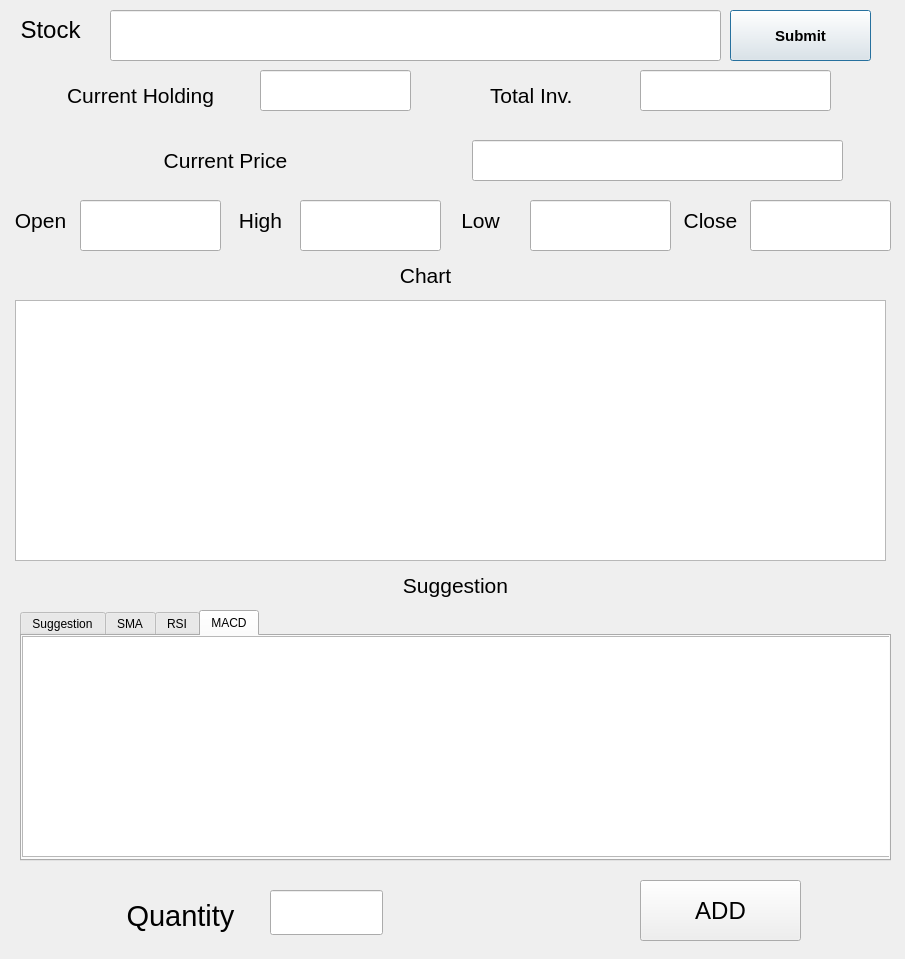
<?xml version="1.0" encoding="UTF-8"?>
<ui version="4.0">
 <class>add_window</class>
 <widget class="QDialog" name="add_window">
  <property name="geometry">
   <rect>
    <x>0</x>
    <y>0</y>
    <width>905</width>
    <height>959</height>
   </rect>
  </property>
  <property name="windowTitle">
   <string>Dialog</string>
  </property>
  <widget class="QLabel" name="Stock">
   <property name="geometry">
    <rect>
     <x>-30</x>
     <y>10</y>
     <width>161</width>
     <height>41</height>
    </rect>
   </property>
   <property name="autoFillBackground">
    <bool>false</bool>
   </property>
   <property name="text">
    <string>&lt;html&gt;&lt;head/&gt;&lt;body&gt;&lt;p&gt;&lt;span style=&quot; font-size:18pt;&quot;&gt;Stock&lt;/span&gt;&lt;/p&gt;&lt;/body&gt;&lt;/html&gt;</string>
   </property>
   <property name="alignment">
    <set>Qt::AlignCenter</set>
   </property>
  </widget>
  <widget class="QLineEdit" name="Stock_name">
   <property name="geometry">
    <rect>
     <x>110</x>
     <y>10</y>
     <width>611</width>
     <height>51</height>
    </rect>
   </property>
   <property name="font">
    <font>
     <family>MS Shell Dlg 2</family>
     <pointsize>14</pointsize>
     <weight>50</weight>
     <bold>false</bold>
    </font>
   </property>
   <property name="autoFillBackground">
    <bool>false</bool>
   </property>
   <property name="text">
    <string/>
   </property>
   <property name="alignment">
    <set>Qt::AlignLeading|Qt::AlignLeft|Qt::AlignVCenter</set>
   </property>
  </widget>
  <widget class="QPushButton" name="Submit">
   <property name="geometry">
    <rect>
     <x>730</x>
     <y>10</y>
     <width>141</width>
     <height>51</height>
    </rect>
   </property>
   <property name="sizePolicy">
    <sizepolicy hsizetype="Expanding" vsizetype="Expanding">
     <horstretch>0</horstretch>
     <verstretch>0</verstretch>
    </sizepolicy>
   </property>
   <property name="font">
    <font>
     <pointsize>11</pointsize>
     <weight>75</weight>
     <bold>true</bold>
    </font>
   </property>
   <property name="text">
    <string>Submit</string>
   </property>
  </widget>
  <widget class="QLabel" name="label_2">
   <property name="geometry">
    <rect>
     <x>30</x>
     <y>80</y>
     <width>221</width>
     <height>31</height>
    </rect>
   </property>
   <property name="font">
    <font>
     <pointsize>16</pointsize>
    </font>
   </property>
   <property name="text">
    <string>Current Holding</string>
   </property>
   <property name="alignment">
    <set>Qt::AlignCenter</set>
   </property>
  </widget>
  <widget class="QLineEdit" name="Current_holding">
   <property name="geometry">
    <rect>
     <x>260</x>
     <y>70</y>
     <width>151</width>
     <height>41</height>
    </rect>
   </property>
   <property name="font">
    <font>
     <pointsize>16</pointsize>
    </font>
   </property>
   <property name="text">
    <string/>
   </property>
  </widget>
  <widget class="QLabel" name="label_3">
   <property name="geometry">
    <rect>
     <x>70</x>
     <y>140</y>
     <width>311</width>
     <height>41</height>
    </rect>
   </property>
   <property name="font">
    <font>
     <pointsize>16</pointsize>
    </font>
   </property>
   <property name="text">
    <string>Current Price</string>
   </property>
   <property name="alignment">
    <set>Qt::AlignCenter</set>
   </property>
  </widget>
  <widget class="QLineEdit" name="Curr_price">
   <property name="geometry">
    <rect>
     <x>472</x>
     <y>140</y>
     <width>371</width>
     <height>41</height>
    </rect>
   </property>
   <property name="font">
    <font>
     <pointsize>14</pointsize>
    </font>
   </property>
   <property name="alignment">
    <set>Qt::AlignCenter</set>
   </property>
  </widget>
  <widget class="QLabel" name="label_4">
   <property name="geometry">
    <rect>
     <x>-10</x>
     <y>200</y>
     <width>101</width>
     <height>41</height>
    </rect>
   </property>
   <property name="font">
    <font>
     <pointsize>16</pointsize>
    </font>
   </property>
   <property name="text">
    <string>Open</string>
   </property>
   <property name="alignment">
    <set>Qt::AlignCenter</set>
   </property>
  </widget>
  <widget class="QLineEdit" name="Open">
   <property name="geometry">
    <rect>
     <x>80</x>
     <y>200</y>
     <width>141</width>
     <height>51</height>
    </rect>
   </property>
   <property name="font">
    <font>
     <pointsize>14</pointsize>
    </font>
   </property>
   <property name="text">
    <string/>
   </property>
   <property name="alignment">
    <set>Qt::AlignCenter</set>
   </property>
  </widget>
  <widget class="QLineEdit" name="High">
   <property name="geometry">
    <rect>
     <x>300</x>
     <y>200</y>
     <width>141</width>
     <height>51</height>
    </rect>
   </property>
   <property name="font">
    <font>
     <pointsize>14</pointsize>
    </font>
   </property>
   <property name="alignment">
    <set>Qt::AlignCenter</set>
   </property>
  </widget>
  <widget class="QLabel" name="label_5">
   <property name="geometry">
    <rect>
     <x>200</x>
     <y>200</y>
     <width>121</width>
     <height>41</height>
    </rect>
   </property>
   <property name="font">
    <font>
     <pointsize>16</pointsize>
    </font>
   </property>
   <property name="text">
    <string>High</string>
   </property>
   <property name="alignment">
    <set>Qt::AlignCenter</set>
   </property>
  </widget>
  <widget class="QLineEdit" name="Low">
   <property name="geometry">
    <rect>
     <x>530</x>
     <y>200</y>
     <width>141</width>
     <height>51</height>
    </rect>
   </property>
   <property name="font">
    <font>
     <pointsize>14</pointsize>
    </font>
   </property>
   <property name="alignment">
    <set>Qt::AlignCenter</set>
   </property>
  </widget>
  <widget class="QLabel" name="label_6">
   <property name="geometry">
    <rect>
     <x>430</x>
     <y>200</y>
     <width>101</width>
     <height>41</height>
    </rect>
   </property>
   <property name="font">
    <font>
     <pointsize>16</pointsize>
    </font>
   </property>
   <property name="text">
    <string>Low</string>
   </property>
   <property name="alignment">
    <set>Qt::AlignCenter</set>
   </property>
  </widget>
  <widget class="QLineEdit" name="Close">
   <property name="geometry">
    <rect>
     <x>750</x>
     <y>200</y>
     <width>141</width>
     <height>51</height>
    </rect>
   </property>
   <property name="font">
    <font>
     <pointsize>14</pointsize>
    </font>
   </property>
   <property name="alignment">
    <set>Qt::AlignCenter</set>
   </property>
  </widget>
  <widget class="QLabel" name="label_7">
   <property name="geometry">
    <rect>
     <x>650</x>
     <y>200</y>
     <width>121</width>
     <height>41</height>
    </rect>
   </property>
   <property name="font">
    <font>
     <pointsize>16</pointsize>
    </font>
   </property>
   <property name="text">
    <string>Close</string>
   </property>
   <property name="alignment">
    <set>Qt::AlignCenter</set>
   </property>
  </widget>
  <widget class="QLabel" name="Chart">
   <property name="geometry">
    <rect>
     <x>20</x>
     <y>260</y>
     <width>811</width>
     <height>31</height>
    </rect>
   </property>
   <property name="font">
    <font>
     <pointsize>16</pointsize>
    </font>
   </property>
   <property name="text">
    <string>Chart</string>
   </property>
   <property name="alignment">
    <set>Qt::AlignCenter</set>
   </property>
  </widget>
  <widget class="QGraphicsView" name="graphicsView">
   <property name="geometry">
    <rect>
     <x>15</x>
     <y>300</y>
     <width>871</width>
     <height>261</height>
    </rect>
   </property>
  </widget>
  <widget class="QLabel" name="Suggestion">
   <property name="geometry">
    <rect>
     <x>50</x>
     <y>570</y>
     <width>811</width>
     <height>31</height>
    </rect>
   </property>
   <property name="font">
    <font>
     <pointsize>16</pointsize>
    </font>
   </property>
   <property name="text">
    <string>Suggestion</string>
   </property>
   <property name="alignment">
    <set>Qt::AlignCenter</set>
   </property>
  </widget>
  <widget class="QPushButton" name="Add_but">
   <property name="geometry">
    <rect>
     <x>640</x>
     <y>880</y>
     <width>161</width>
     <height>61</height>
    </rect>
   </property>
   <property name="font">
    <font>
     <pointsize>18</pointsize>
    </font>
   </property>
   <property name="text">
    <string>ADD</string>
   </property>
  </widget>
  <widget class="QLabel" name="label">
   <property name="geometry">
    <rect>
     <x>100</x>
     <y>890</y>
     <width>161</width>
     <height>51</height>
    </rect>
   </property>
   <property name="font">
    <font>
     <pointsize>22</pointsize>
    </font>
   </property>
   <property name="midLineWidth">
    <number>-3</number>
   </property>
   <property name="text">
    <string>Quantity</string>
   </property>
   <property name="alignment">
    <set>Qt::AlignCenter</set>
   </property>
  </widget>
  <widget class="QLineEdit" name="lineEdit">
   <property name="geometry">
    <rect>
     <x>270</x>
     <y>890</y>
     <width>113</width>
     <height>45</height>
    </rect>
   </property>
  </widget>
  <widget class="QLabel" name="label_8">
   <property name="geometry">
    <rect>
     <x>490</x>
     <y>80</y>
     <width>131</width>
     <height>31</height>
    </rect>
   </property>
   <property name="font">
    <font>
     <pointsize>16</pointsize>
    </font>
   </property>
   <property name="text">
    <string>Total Inv.</string>
   </property>
  </widget>
  <widget class="QLineEdit" name="lineEdit_2">
   <property name="geometry">
    <rect>
     <x>640</x>
     <y>70</y>
     <width>191</width>
     <height>41</height>
    </rect>
   </property>
   <property name="sizePolicy">
    <sizepolicy hsizetype="Expanding" vsizetype="Expanding">
     <horstretch>0</horstretch>
     <verstretch>0</verstretch>
    </sizepolicy>
   </property>
   <property name="font">
    <font>
     <pointsize>16</pointsize>
    </font>
   </property>
   <property name="alignment">
    <set>Qt::AlignCenter</set>
   </property>
  </widget>
  <widget class="QTabWidget" name="tabWidget">
   <property name="geometry">
    <rect>
     <x>20</x>
     <y>610</y>
     <width>871</width>
     <height>251</height>
    </rect>
   </property>
   <property name="currentIndex">
    <number>3</number>
   </property>
   <widget class="QWidget" name="tab_4">
    <attribute name="title">
     <string>Suggestion</string>
    </attribute>
    <widget class="QLineEdit" name="lineEdit_3">
     <property name="geometry">
      <rect>
       <x>0</x>
       <y>0</y>
       <width>871</width>
       <height>221</height>
      </rect>
     </property>
    </widget>
   </widget>
   <widget class="QWidget" name="tab">
    <attribute name="title">
     <string>SMA</string>
    </attribute>
    <widget class="QGraphicsView" name="SMA_20_200">
     <property name="geometry">
      <rect>
       <x>0</x>
       <y>0</y>
       <width>871</width>
       <height>221</height>
      </rect>
     </property>
    </widget>
   </widget>
   <widget class="QWidget" name="tab_2">
    <attribute name="title">
     <string>RSI</string>
    </attribute>
    <widget class="QGraphicsView" name="RSI">
     <property name="geometry">
      <rect>
       <x>0</x>
       <y>0</y>
       <width>871</width>
       <height>221</height>
      </rect>
     </property>
    </widget>
   </widget>
   <widget class="QWidget" name="tab_3">
    <attribute name="title">
     <string>MACD</string>
    </attribute>
    <widget class="QGraphicsView" name="MACD">
     <property name="geometry">
      <rect>
       <x>0</x>
       <y>0</y>
       <width>871</width>
       <height>221</height>
      </rect>
     </property>
    </widget>
   </widget>
  </widget>
 </widget>
 <resources/>
 <connections/>
</ui>
